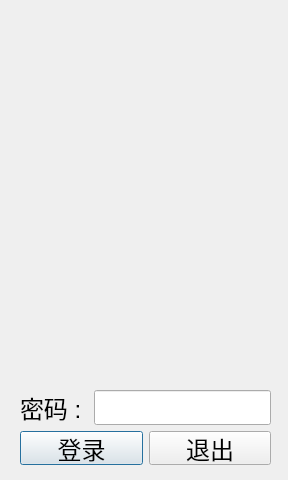
<?xml version="1.0" encoding="UTF-8"?>
<ui version="4.0">
 <class>loginDialog</class>
 <widget class="QDialog" name="loginDialog">
  <property name="geometry">
   <rect>
    <x>0</x>
    <y>0</y>
    <width>288</width>
    <height>480</height>
   </rect>
  </property>
  <property name="windowTitle">
   <string>登陆</string>
  </property>
  <property name="windowIcon">
   <iconset resource="image.qrc">
    <normaloff>:/png/splash.png</normaloff>:/png/splash.png</iconset>
  </property>
  <property name="styleSheet">
   <string notr="true"/>
  </property>
  <widget class="QWidget" name="layoutWidget">
   <property name="geometry">
    <rect>
     <x>20</x>
     <y>390</y>
     <width>251</width>
     <height>75</height>
    </rect>
   </property>
   <layout class="QVBoxLayout" name="verticalLayout">
    <item>
     <layout class="QHBoxLayout" name="horizontalLayout_2">
      <item>
       <widget class="QLabel" name="label_3">
        <property name="font">
         <font>
          <pointsize>18</pointsize>
         </font>
        </property>
        <property name="layoutDirection">
         <enum>Qt::LeftToRight</enum>
        </property>
        <property name="text">
         <string>密码 : </string>
        </property>
       </widget>
      </item>
      <item>
       <widget class="QLineEdit" name="lineEdit_2">
        <property name="maximumSize">
         <size>
          <width>177</width>
          <height>16777215</height>
         </size>
        </property>
        <property name="font">
         <font>
          <pointsize>18</pointsize>
         </font>
        </property>
        <property name="layoutDirection">
         <enum>Qt::LeftToRight</enum>
        </property>
        <property name="echoMode">
         <enum>QLineEdit::Password</enum>
        </property>
       </widget>
      </item>
     </layout>
    </item>
    <item>
     <layout class="QHBoxLayout" name="horizontalLayout_5">
      <item>
       <widget class="QPushButton" name="pushButton">
        <property name="font">
         <font>
          <pointsize>18</pointsize>
         </font>
        </property>
        <property name="text">
         <string>登录</string>
        </property>
       </widget>
      </item>
      <item>
       <widget class="QPushButton" name="pushButton_3">
        <property name="font">
         <font>
          <pointsize>18</pointsize>
         </font>
        </property>
        <property name="text">
         <string>退出</string>
        </property>
       </widget>
      </item>
     </layout>
    </item>
   </layout>
  </widget>
 </widget>
 <resources>
  <include location="image.qrc"/>
 </resources>
 <connections/>
</ui>
